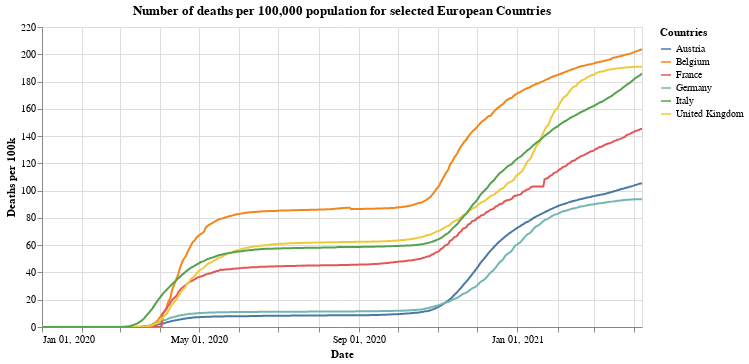

Notebook source saved alongside this figure:
### Markdown cell above
## Total deaths per 100,000

### Code cell
#collapse
alt.Chart(x_small).mark_line().encode(
    x=alt.X("yearmonthdate(date):T", axis=alt.Axis(title='Date')),
    y=alt.Y("deaths_per:Q", axis=alt.Axis(title='Deaths per 100k')),
    tooltip='id',
    color=alt.Color('id', legend=alt.Legend(title="Countries")),
    opacity=alt.condition(leg_selection, alt.value(1), alt.value(0.2))
).add_selection(leg_selection).properties(title='Number of deaths per 100,000 population for selected European Countries', width=600).interactive()

### Figure 1 — Vega-Lite specification as saved in the notebook (floating-point values rounded to 4 significant figures; data arrays with more than 128 entries replaced by an {"elided": "..."} marker saying what was removed)
{"config": {"view": {"continuousWidth": 400, "continuousHeight": 300}}, "data": {"name": "data-683f5cfb6562dac94a276517a0b16ff9"}, "mark": "line", "encoding": {"color": {"type": "nominal", "field": "id", "legend": {"title": "Countries"}}, "opacity": {"condition": {"value": 1, "selection": "selector001"}, "value": 0.2}, "tooltip": {"type": "nominal", "field": "id"}, "x": {"type": "temporal", "axis": {"title": "Date"}, "field": "date", "timeUnit": "yearmonthdate"}, "y": {"type": "quantitative", "axis": {"title": "Deaths per 100k"}, "field": "deaths_per"}}, "selection": {"selector001": {"type": "multi", "fields": ["id"], "bind": "legend"}, "selector003": {"type": "interval", "bind": "scales", "encodings": ["x", "y"]}}, "title": "Number of deaths per 100,000 population for selected European Countries", "width": 600, "$schema": "https://vega.github.io/schema/vega-lite/v4.8.1.json", "datasets": {"data-683f5cfb6562dac94a276517a0b16ff9": {"elided": "2778 records"}}}
